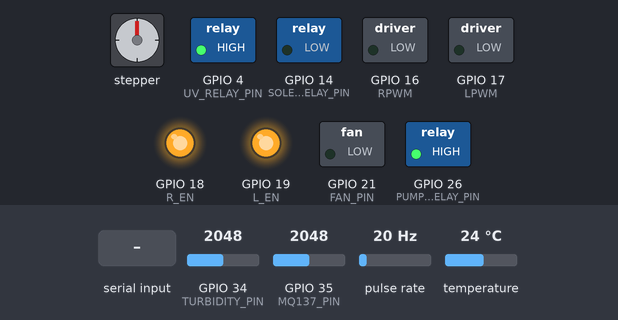
This sketch was run on a simulated ESP32. Shown: stepper motor, switched loads named in the sketch (green lamp = pin HIGH), output pins drawn as LEDs (lit = HIGH). Wiring (inferred from the names in the program): pulse sensor: data GPIO 27; stepper motor driver (200 steps per turn assumed): step GPIO 12; direction GPIO 2; enable GPIO 13. The test bench sets the inputs (shaded band); at power-on: temperature 24 °C, GPIO 34 (TURBIDITY_PIN) = 2048, GPIO 35 (MQ137_PIN) = 2048, pulse rate 20 Hz. Pins used as bus, display or sensor lines are not drawn; what the sketch prints to the serial monitor is not drawn.

Above: at 1.2 s.
1.3 s: temperature set to 29.4 °C
3.8 s: temperature set to 30.6 °C
At 5.0 s:
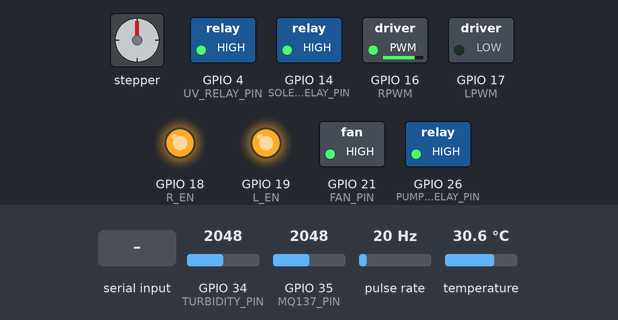
5.3 s: "UV_ON\n" received over Serial
At 6.6 s:
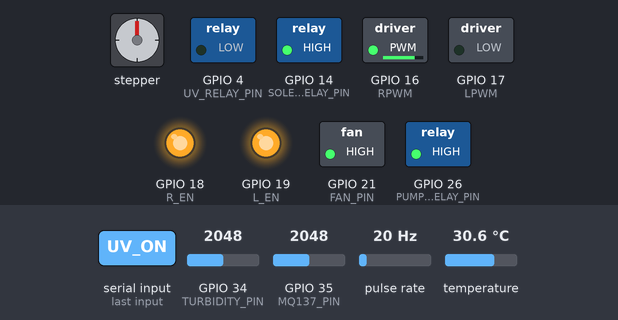
6.9 s: "VALVE_OFF\n" received over Serial
At 8.1 s:
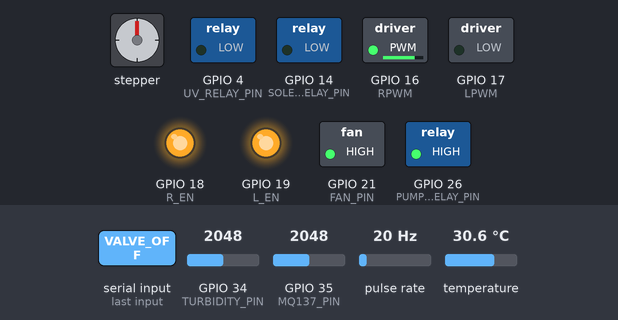
8.4 s: "UV_OFF\n" received over Serial
At 9.6 s:
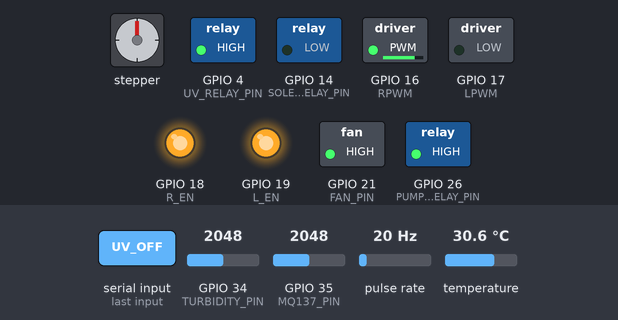
9.9 s: "PUMP_ON\n" received over Serial
At 11.3 s:
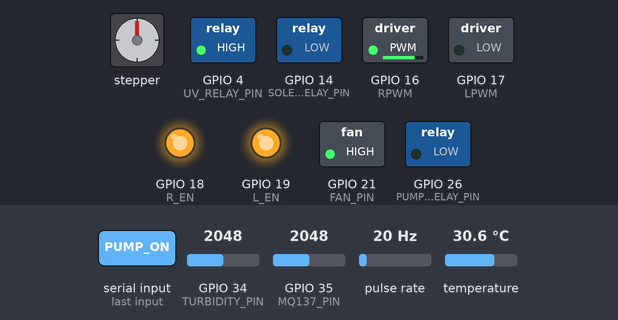
Timing chart, 0 to 12.5 s (numbered marks = the images above; inputs shaded):
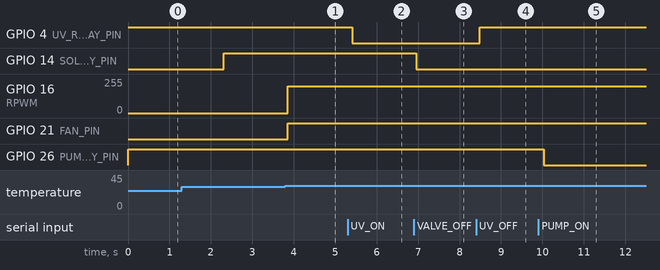

Measured:
- the behaviour switches between 30 and 30.1 °C on temperature (found by bisection; images 0 and 1)
- after the input at 3.8 s, GPIO 16 (RPWM): 0/255 → 200/255 after 0.06 s; GPIO 21 (FAN_PIN): LOW → HIGH after 0.06 s
- after the input at 5.3 s, GPIO 4 (UV_RELAY_PIN): HIGH → LOW after 0.11 s
- after the input at 6.9 s, GPIO 14 (SOLENOID_RELAY_PIN): HIGH → LOW after 0.05 s
- after the input at 8.4 s, GPIO 4 (UV_RELAY_PIN): LOW → HIGH after 0.09 s
- after the input at 9.9 s, GPIO 26 (PUMP_RELAY_PIN): HIGH → LOW after 0.13 s

The sketch:

combinedcode-old.ino
```cpp
#include <OneWire.h>
#include <DallasTemperature.h>

// ================= PINS =================
#define TURBIDITY_PIN      34
#define DS18B20_PIN        22
#define FLOW_PIN           27
#define MQ137_PIN          35
#define UV_RELAY_PIN        4
#define SOLENOID_RELAY_PIN 14
#define FAN_PIN            21
#define RPWM               16
#define LPWM               17
#define R_EN               18
#define L_EN               19
#define PUMP_RELAY_PIN     26
#define STEP_PIN           12
#define DIR_PIN             2
#define ENABLE_PIN         13

// ================= STEPPER =================
int stepDelay = 2000;

// ================= MANUAL OVERRIDE FLAGS =================
// When true, sensor-driven automation is DISABLED for that actuator.
// Set to true by manual ON/OFF commands. Reset by RESET_OVERRIDE command.
bool overridePump   = false;
bool overrideUV     = false;
bool overridePeltier= false;
bool overrideValve  = false;

// ================= AMMONIA THRESHOLDS =================
const int AMMONIA_NORMAL   = 5000;  // below this = normal
const int AMMONIA_CRITICAL = 5500;  // above this = critical → pump ON

// ================= STATES =================
String pumpState    = "OFF";
String uvState      = "OFF";
String peltierState = "OFF";

// ================= DS18B20 =================
OneWire oneWire(DS18B20_PIN);
DallasTemperature sensors(&oneWire);

// ================= FLOW =================
volatile int pulseCount   = 0;
float flowRate             = 0.0;
float totalLiters          = 0.0;
unsigned long oldTime      = 0;
unsigned long lastFlowTime = 0;
bool valveOpen             = false;
const unsigned long noFlowTimeout = 5000;

// ================= SHARED =================
int    turbidityThreshold = 2000;
int    turbidityValue;
int    ammoniaValue;
String ammoniaStatus;
float  temperatureC;

// ================= INTERRUPT =================
void IRAM_ATTR pulseCounter() { pulseCount++; }

// ================= VALVE =================
void openValve() {
  if (!valveOpen) { digitalWrite(SOLENOID_RELAY_PIN, HIGH); valveOpen = true; }
}
void closeValve() {
  if (valveOpen)  { digitalWrite(SOLENOID_RELAY_PIN, LOW);  valveOpen = false; }
}

// ================= PELTIER =================
void peltierON(int power) {
  analogWrite(RPWM, power); analogWrite(LPWM, 0);
  digitalWrite(FAN_PIN, HIGH); peltierState = "ON";
}
void peltierOFF() {
  analogWrite(RPWM, 0); analogWrite(LPWM, 0);
  digitalWrite(FAN_PIN, LOW); peltierState = "OFF";
}

// ================= PUMP =================
void pumpON()  { digitalWrite(PUMP_RELAY_PIN, LOW);  pumpState = "ON";  }
void pumpOFF() { digitalWrite(PUMP_RELAY_PIN, HIGH); pumpState = "OFF"; }

// ================= STEPPER =================
void runMotor(int steps, bool clockwise) {
  digitalWrite(DIR_PIN, clockwise ? HIGH : LOW);
  digitalWrite(ENABLE_PIN, LOW);
  for (int i = 0; i < steps; i++) {
    digitalWrite(STEP_PIN, HIGH); delayMicroseconds(stepDelay);
    digitalWrite(STEP_PIN, LOW);  delayMicroseconds(stepDelay);
  }
  digitalWrite(ENABLE_PIN, HIGH);
}

// ================= SETUP =================
void setup() {
  Serial.begin(115200);

  pinMode(TURBIDITY_PIN, INPUT);
  pinMode(MQ137_PIN,     INPUT);
  pinMode(FLOW_PIN,      INPUT_PULLUP);
  pinMode(UV_RELAY_PIN,       OUTPUT);
  pinMode(SOLENOID_RELAY_PIN, OUTPUT);
  pinMode(FAN_PIN,            OUTPUT);
  pinMode(PUMP_RELAY_PIN,     OUTPUT);
  pinMode(RPWM,  OUTPUT); pinMode(LPWM,  OUTPUT);
  pinMode(R_EN,  OUTPUT); pinMode(L_EN,  OUTPUT);
  pinMode(STEP_PIN,   OUTPUT);
  pinMode(DIR_PIN,    OUTPUT);
  pinMode(ENABLE_PIN, OUTPUT);

  digitalWrite(UV_RELAY_PIN,       HIGH); // UV OFF
  digitalWrite(SOLENOID_RELAY_PIN, LOW);  // Valve CLOSED
  digitalWrite(FAN_PIN,            LOW);
  digitalWrite(PUMP_RELAY_PIN,     HIGH); // Pump OFF
  digitalWrite(R_EN,               HIGH);
  digitalWrite(L_EN,               HIGH);
  digitalWrite(ENABLE_PIN,         HIGH); // Stepper disabled

  attachInterrupt(digitalPinToInterrupt(FLOW_PIN), pulseCounter, FALLING);
  sensors.begin();

  Serial.println("=================================");
  Serial.println(" FULL SMART WATER SYSTEM ONLINE ");
  Serial.println("  MANUAL OVERRIDE READY         ");
  Serial.println("=================================");
}

// ================= LOOP =================
void loop() {
  unsigned long currentTime = millis();

  // ── TURBIDITY ──
  turbidityValue = analogRead(TURBIDITY_PIN);
  String waterStatus = (turbidityValue > turbidityThreshold) ? "CLOUDY" : "CLEAR";

  // ── AMMONIA ──
  ammoniaValue = analogRead(MQ137_PIN);
  if      (ammoniaValue > AMMONIA_CRITICAL) ammoniaStatus = "CRITICAL";
  else if (ammoniaValue > AMMONIA_NORMAL)   ammoniaStatus = "HIGH NH3";
  else if (ammoniaValue > 1200)             ammoniaStatus = "MODERATE";
  else                                       ammoniaStatus = "LOW";

  // ── PUMP — sensor driven ONLY if not overridden ──
  if (!overridePump) {
    if (ammoniaValue > AMMONIA_CRITICAL) pumpON();
    else                                  pumpOFF();
  }

  // ── TEMPERATURE ──
  sensors.requestTemperatures();
  temperatureC = sensors.getTempCByIndex(0);

  // ── PELTIER — sensor driven ONLY if not overridden ──
  if (!overridePeltier) {
    if      (temperatureC > 30) peltierON(200);
    else if (temperatureC < 27) peltierOFF();
  }

  // ── FLOW + VALVE ──
  if (currentTime - oldTime >= 1000) {
    detachInterrupt(digitalPinToInterrupt(FLOW_PIN));
    flowRate = ((1000.0 / (currentTime - oldTime)) * pulseCount) / 7.5;

    // Valve auto-control ONLY if not overridden
    if (!overrideValve) {
      if (pulseCount > 0) { lastFlowTime = currentTime; openValve(); }
      if (currentTime - lastFlowTime > noFlowTimeout) { totalLiters = 0; closeValve(); }
    }

    if (flowRate > 0) totalLiters += (flowRate / 60.0);
    oldTime = currentTime; pulseCount = 0;
    attachInterrupt(digitalPinToInterrupt(FLOW_PIN), pulseCounter, FALLING);

    // ── SERIAL STATUS ──
    Serial.print("TURBIDITY:"); Serial.print(turbidityValue);
    Serial.print(" | WATER:");  Serial.print(waterStatus);
    Serial.print(" | TEMP:");   Serial.print(temperatureC);
    Serial.print(" | FLOW:");   Serial.print(flowRate, 2);
    Serial.print("L/min | TOTAL:"); Serial.print(totalLiters, 3);
    Serial.print("L | VALVE:"); Serial.print(valveOpen ? "OPEN" : "CLOSED");
    Serial.print(" | NH3:");    Serial.print(ammoniaValue);
    Serial.print(" | AIR:");    Serial.print(ammoniaStatus);
    Serial.print(" | PUMP:");   Serial.print(pumpState);
    Serial.print(" | UV:");     Serial.print(uvState);
    Serial.print(" | PELTIER:"); Serial.print(peltierState);
    // Report override flags so Python knows
    Serial.print(" | OVR_PUMP:");    Serial.print(overridePump    ? "1" : "0");
    Serial.print(" | OVR_UV:");      Serial.print(overrideUV      ? "1" : "0");
    Serial.print(" | OVR_PELTIER:"); Serial.print(overridePeltier ? "1" : "0");
    Serial.print(" | OVR_VALVE:");   Serial.println(overrideValve ? "1" : "0");
  }

  // ── SERIAL COMMANDS ──
  if (Serial.available()) {
    String cmd = Serial.readStringUntil('\n');
    cmd.trim();

    // UV — manual override
    if (cmd == "UV_ON")  { digitalWrite(UV_RELAY_PIN, LOW);  uvState = "ON";  overrideUV = true;  Serial.println("OK:UV_ON");  }
    if (cmd == "UV_OFF") { digitalWrite(UV_RELAY_PIN, HIGH); uvState = "OFF"; overrideUV = true;  Serial.println("OK:UV_OFF"); }

    // VALVE — manual override
    if (cmd == "VALVE_ON")  { openValve();  overrideValve = true;  Serial.println("OK:VALVE_ON");  }
    if (cmd == "VALVE_OFF") { closeValve(); overrideValve = true;  Serial.println("OK:VALVE_OFF"); }

    // PELTIER — manual override
    if (cmd == "COOL_MAX") { peltierON(255); overridePeltier = true;  Serial.println("OK:COOL_MAX"); }
    if (cmd == "COOL_OFF") { peltierOFF();   overridePeltier = true;  Serial.println("OK:COOL_OFF"); }

    // PUMP — manual override
    if (cmd == "PUMP_ON")  { pumpON();  overridePump = true;  Serial.println("OK:PUMP_ON");  }
    if (cmd == "PUMP_OFF") { pumpOFF(); overridePump = true;  Serial.println("OK:PUMP_OFF"); }

    // RESET all overrides — sensors take back control
    if (cmd == "RESET_OVERRIDE") {
      overridePump = false; overrideUV = false;
      overridePeltier = false; overrideValve = false;
      Serial.println("OK:RESET_OVERRIDE");
    }

    // RESET single overrides
    if (cmd == "RESET_PUMP")    { overridePump    = false; Serial.println("OK:RESET_PUMP");    }
    if (cmd == "RESET_UV")      { overrideUV      = false; Serial.println("OK:RESET_UV");      }
    if (cmd == "RESET_PELTIER") { overridePeltier = false; Serial.println("OK:RESET_PELTIER"); }
    if (cmd == "RESET_VALVE")   { overrideValve   = false; Serial.println("OK:RESET_VALVE");   }

    // STEPPER
    if (cmd == "PING") { Serial.println("PONG"); }
    else if (cmd.startsWith("MOVE ")) {
      int fs = cmd.indexOf(' '), ss = cmd.indexOf(' ', fs + 1);
      int steps = cmd.substring(fs + 1, ss).toInt();
      String dirStr = cmd.substring(ss + 1); dirStr.trim();
      bool cw = (dirStr == "CW");
      Serial.print("Moving "); Serial.print(steps); Serial.print(" steps "); Serial.println(dirStr);
      runMotor(steps, cw);
      Serial.println("DONE");
    }
    else if (cmd.startsWith("SPEED ")) {
      stepDelay = cmd.substring(6).toInt();
      Serial.print("Speed set: "); Serial.print(stepDelay); Serial.println("us");
    }
  }
}
```
